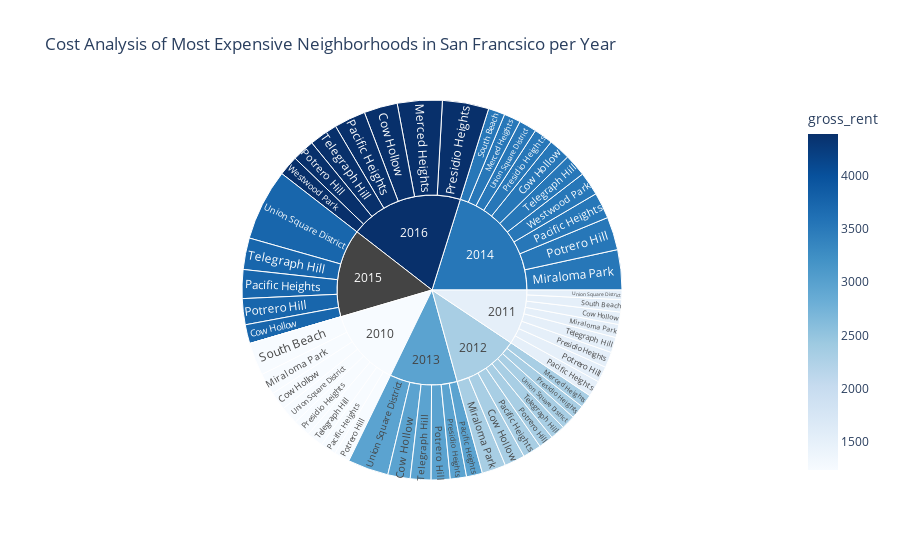

Notebook code for this chart:
### Markdown cell above
### Create a sunburst chart to conduct a costs analysis of most expensive neighborhoods in San Francisco per year

### Code cell
# Sunburst Plot
sunburst_plot = px.sunburst(df_expensive_neighborhoods_per_year, path=['year', 'neighborhood'],
                      values='sale_price_sqr_foot', color='gross_rent', height =700,
                      color_continuous_scale='Blues',
                     title = 'Cost Analysis of Most Expensive Neighborhoods in San Francsico per Year')
sunburst_plot
#I used this link to help create this
#https://plotly.com/python/sunburst-charts/
#I used the dataframe that shows the most expensive neighborhoods in San Francisco by year 
#color_continious_scale changes color of sunburst plot
#path contains a list on what is going to be plotted. Goes in order from center to outside
#so ['year', 'neighborhood'] means years are in the center, and neighborhoods are on the outside
#values are the values displayed when you hover over the plot
#color changes based on values on 'gross_rent'

### Figure 1 — Plotly figure (JSON) as saved in the notebook; plotly's stock layout.template omitted (floating-point values rounded to 4 significant figures)
{"data": [{"branchvalues": "total", "customdata": [[1239], [1530.0], [2324], [2971], [3528.0], [3739.0], [4390], [2324], [3528], [4390], [1239], [1530], [2324], [3528.0], [1239], [1530], [2324], [2971], [3528], [3739], [4390], [1239], [1530], [2324], [2971], [3528], [3739], [4390], [1239], [1530], [2324], [2971], [3528], [null], [4390], [1239], [1530.0], [3528], [1239], [1530], [2324], [2971], [3528.0], [3739], [4390], [1239], [1530], [2324], [2971], [3528], [3739.0], [3528.0], [4390], [1239.0], [1530], [2324.0], [2971], [3528], [null], [4390]], "domain": {"x": [0, 1], "y": [0, 1]}, "hovertemplate": "labels=%{label}<br>sale_price_sqr_foot=%{value}<br>parent=%{parent}<br>id=%{id}<br>gross_rent=%{color}<extra></extra>", "ids": ["2010/Cow Hollow", "2011/Cow Hollow", "2012/Cow Hollow", "2013/Cow Hollow", "2014/Cow Hollow", "2015/Cow Hollow", "2016/Cow Hollow", "2012/Merced Heights", "2014/Merced Heights", "2016/Merced Heights", "2010/Miraloma Park", "2011/Miraloma Park", "2012/Miraloma Park", "2014/Miraloma Park", "2010/Pacific Heights", "2011/Pacific Heights", "2012/Pacific Heights", "2013/Pacific Heights", "2014/Pacific Heights", "2015/Pacific Heights", "2016/Pacific Heights", "2010/Potrero Hill", "2011/Potrero Hill", "2012/Potrero Hill", "2013/Potrero Hill", "2014/Potrero Hill", "2015/Potrero Hill", "2016/Potrero Hill", "2010/Presidio Heights", "2011/Presidio Heights", "2012/Presidio Heights", "2013/Presidio Heights", "2014/Presidio Heights", "2015/Presidio Heights", "2016/Presidio Heights", "2010/South Beach", "2011/South Beach", "2014/South Beach", "2010/Telegraph Hill", "2011/Telegraph Hill", "2012/Telegraph Hill", "2013/Telegraph Hill", "2014/Telegraph Hill", "2015/Telegraph Hill", "2016/Telegraph Hill", "2010/Union Square District", "2011/Union Square District", "2012/Union Square District", "2013/Union Square District", "2014/Union Square District", "2015/Union Square District", "2014/Westwood Park", "2016/Westwood Park", "2010", "2011", "2012", "2013", "2014", "2015", "2016"], "labels": ["Cow Hollow", "Cow Hollow", "Cow Hollow", "Cow Hollow", "Cow Hollow", "Cow Hollow", "Cow Hollow", "Merced Heights", "Merced Heights", "Merced Heights", "Miraloma Park", "Miraloma Park", "Miraloma Park", "Miraloma Park", "Pacific Heights", "Pacific Heights", "Pacific Heights", "Pacific Heights", "Pacific Heights", "Pacific Heights", "Pacific Heights", "Potrero Hill", "Potrero Hill", "Potrero Hill", "Potrero Hill", "Potrero Hill", "Potrero Hill", "Potrero Hill", "Presidio Heights", "Presidio Heights", "Presidio Heights", "Presidio Heights", "Presidio Heights", "Presidio Heights", "Presidio Heights", "South Beach", "South Beach", "South Beach", "Telegraph Hill", "Telegraph Hill", "Telegraph Hill", "Telegraph Hill", "Telegraph Hill", "Telegraph Hill", "Telegraph Hill", "Union Square District", "Union Square District", "Union Square District", "Union Square District", "Union Square District", "Union Square District", "Westwood Park", "Westwood Park", "2010", "2011", "2012", "2013", "2014", "2015", "2016"], "marker": {"coloraxis": "coloraxis", "colors": [1239, 1530.0, 2324, 2971, 3528.0, 3739.0, 4390, 2324, 3528, 4390, 1239, 1530, 2324, 3528.0, 1239, 1530, 2324, 2971, 3528, 3739, 4390, 1239, 1530, 2324, 2971, 3528, 3739, 4390, 1239, 1530, 2324, 2971, 3528, null, 4390, 1239, 1530.0, 3528, 1239, 1530, 2324, 2971, 3528.0, 3739, 4390, 1239, 1530, 2324, 2971, 3528, 3739.0, 3528.0, 4390, 1239.0, 1530, 2324.0, 2971, 3528, null, 4390]}, "name": "", "parents": ["2010", "2011", "2012", "2013", "2014", "2015", "2016", "2012", "2014", "2016", "2010", "2011", "2012", "2014", "2010", "2011", "2012", "2013", "2014", "2015", "2016", "2010", "2011", "2012", "2013", "2014", "2015", "2016", "2010", "2011", "2012", "2013", "2014", "2015", "2016", "2010", "2011", "2014", "2010", "2011", "2012", "2013", "2014", "2015", "2016", "2010", "2011", "2012", "2013", "2014", "2015", "2014", "2016", "", "", "", "", "", "", ""], "type": "sunburst", "values": [569.4, 390.6, 644.8, 707.4, 691.9, 598.6, 1059.0, 421.1, 528.7, 1417.0, 680.6, 414.7, 756.2, 1268.0, 496.5, 509.0, 586.2, 503.9, 824.7, 910.2, 996.4, 491.5, 503.1, 466.6, 598.7, 1045.0, 821.3, 707.7, 549.4, 493.8, 426.6, 512.8, 603.5, 0, 1466.0, 1037.0, 388.6, 524.6, 524.8, 483.4, 465.8, 653.3, 708.2, 997.0, 903.0, 569.2, 302.1, 445.2, 1290.0, 558.3, 2259.0, 743.0, 631.2, 4918.0, 3485.0, 4213.0, 4267.0, 7496.0, 5586.0, 7180.0]}], "layout": {"autosize": true, "coloraxis": {"colorbar": {"title": {"text": "gross_rent"}}, "colorscale": [[0, "rgb(247,251,255)"], [0.125, "rgb(222,235,247)"], [0.25, "rgb(198,219,239)"], [0.375, "rgb(158,202,225)"], [0.5, "rgb(107,174,214)"], [0.625, "rgb(66,146,198)"], [0.75, "rgb(33,113,181)"], [0.875, "rgb(8,81,156)"], [1, "rgb(8,48,107)"]]}, "legend": {"tracegroupgap": 0}, "title": {"text": "Cost Analysis of Most Expensive Neighborhoods in San Francsico per Year"}}}
